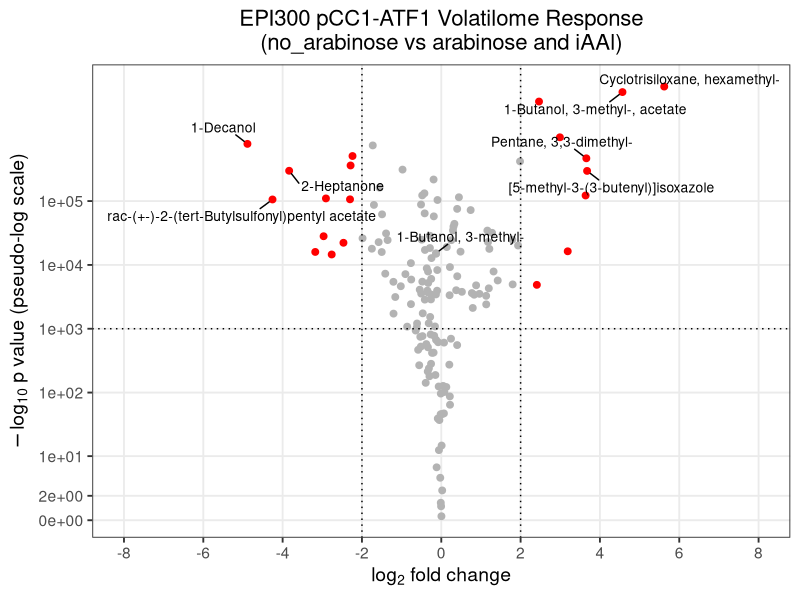
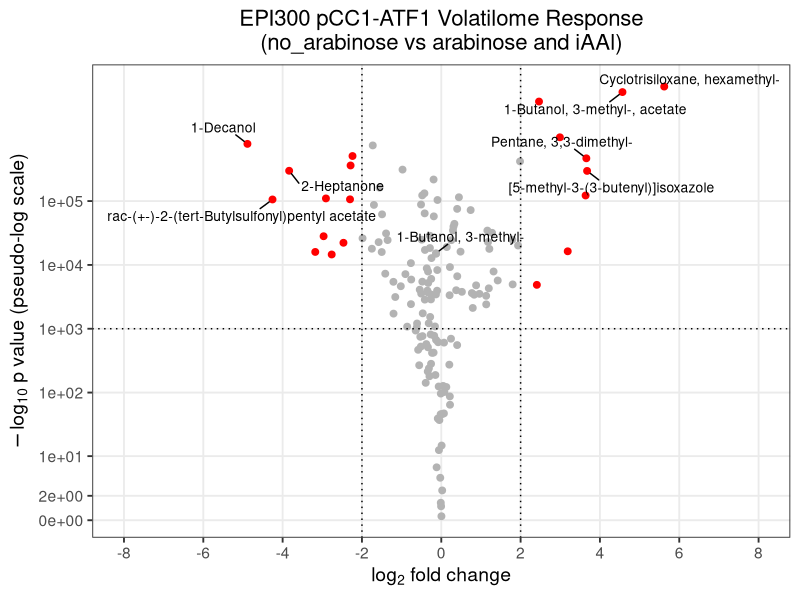

Generate these figures, in order, with R:
# ============================================================
# Volcano plot: EPI300_pCC1_ATF1 (Ara_iAAL vs noAra)
# Styled to match Met_EPPCC1_EPFOS_iAA_Volcano.png
# ============================================================

library(tidyverse)   # dplyr, ggplot2, readr
library(ggrepel)     # non-overlapping labels with leader lines

# ---- 1. Load data -------------------------------------------------
# Expects a CSV with columns: Compound, EPI300_pCC1_ATF1_noAra, EPI300_pCC1_ATF1_Ara_iAAL
df <- read_csv("EPI300_pCC1_ATF1_noAraAraiAAlODCla.csv", show_col_types = FALSE) %>%
  filter(Compound != "0", !is.na(EPI300_pCC1_ATF1_noAra), !is.na(EPI300_pCC1_ATF1_Ara_iAAL))

# ---- 2. Fold change -------------------------------------------------
total_noAra <- sum(df$EPI300_pCC1_ATF1_noAra)
total_AraiAAL   <- sum(df$EPI300_pCC1_ATF1_Ara_iAAL)

df <- df %>%
  mutate(
    prop_noAra   = EPI300_pCC1_ATF1_noAra   / total_noAra,
    prop_AraiAAL = EPI300_pCC1_ATF1_Ara_iAAL / total_AraiAAL,
    log2FC       = log2(prop_AraiAAL / prop_noAra)
  )

# ---- 3. Significance ------------------------------------------------
# NOTE: this dataset has ONE measurement per compound per condition (no
# biological replicates), so a textbook p-value isn't really available.
# As a stand-in, this uses a two-proportion z-test of each compound's
# share of the total signal in Ara_iAAL vs noAra. Treat these p-values as a
# rough, exploratory ranking, NOT true biological significance — with
# replicate data, swap this block out for a proper t-test/limma/DESeq2 call.
#
# IMPORTANT: with counts in the hundreds of millions, pnorm() underflows
# to exactly 0 for most points (-log10(0) = Inf). Compute in log-space
# with log.p = TRUE instead, which stays finite and preserves ranking.
df <- df %>%
  rowwise() %>%
  mutate(
    p_pool    = (EPI300_pCC1_ATF1_noAra + EPI300_pCC1_ATF1_Ara_iAAL) / (total_noAra + total_AraiAAL),
    se        = sqrt(p_pool * (1 - p_pool) * (1/total_noAra + 1/total_AraiAAL)),
    z         = (prop_AraiAAL - prop_noAra) / se,
    log_p_one_tail = pnorm(-abs(z), log.p = TRUE),           # natural log, one-tailed
    neglog10p_raw  = -(log_p_one_tail + log(2)) / log(10)    # two-tailed, base-10, finite
  ) %>%
  ungroup()

# ---- 4. Y-axis scale --------------------------------------------------
# The raw values above span an enormous range (roughly 0 to several
# hundred thousand) — a huge-N artifact, not real biological signal
# (flagged earlier). A hard cap just pins everything to one flat line.
# Instead, plot on a "pseudo-log" scale: it behaves like log10 for large
# values but stays linear near zero, so points spread out across the
# panel instead of stacking at a ceiling. No capping/clipping of values
# needed — every point keeps its true relative position.
df <- df %>% mutate(neglog10p = neglog10p_raw)

# ---- 5. Flag significant hits ---------------------------------------
fc_cutoff <- 2       # |log2FC| threshold (dotted vertical lines at -2, 2)
p_cutoff  <- 1000     # -log10(p) threshold (dotted horizontal line at 1e3)

df <- df %>%
  mutate(significant = abs(log2FC) > fc_cutoff & neglog10p_raw > p_cutoff)

# Compounds that should always be labeled, regardless of significance
forced_labels <- c("1-Butanol, 3-methyl-")

# Only label a handful of the most extreme hits (by fold change, among
# significant points) so labels stay legible instead of overlapping.
top_labels <- df %>%
  filter(significant, !(Compound %in% forced_labels)) %>%
  distinct(Compound, .keep_all = TRUE) %>%
  slice_max(abs(log2FC), n = 8, with_ties = FALSE) %>%
  pull(Compound)

top_labels <- c(forced_labels, top_labels)

df <- df %>% mutate(label = ifelse(Compound %in% top_labels, Compound, NA))

# ---- 6. Plot ----------------------------------------------------------
p <- ggplot(df, aes(x = log2FC, y = neglog10p)) +
  geom_point(aes(color = significant), size = 2, show.legend = FALSE) +
  scale_color_manual(values = c(`TRUE` = "red", `FALSE` = "grey70")) +
  geom_vline(xintercept = c(-fc_cutoff, fc_cutoff), linetype = "dotted") +
  geom_hline(yintercept = p_cutoff, linetype = "dotted") +
  geom_text_repel(
    aes(label = label),
    size = 3.5,
    max.overlaps = Inf,
    segment.color = "black",
    box.padding = 0.5,
    point.padding = 0.3,
    min.segment.length = 0,
    force = 2,
    seed = 42
  ) +
  scale_y_continuous(
    trans = scales::pseudo_log_trans(base = 10),
    breaks = c(0, 2, 10, 100, 1000, 10000, 100000)
  ) +
  scale_x_continuous(limits = c(-8, 8), breaks = seq(-8, 8, 2)) +
  labs(
    title = "EPI300 pCC1-ATF1 Volatilome Response\n(no_arabinose vs arabinose and iAAl)",
    x = expression(log[2]~fold~change),
    y = expression(-log[10]~p~value~"(pseudo-log scale)")
  ) +
  theme_bw(base_size = 14) +
  theme(
    plot.title = element_text(hjust = 0.5, size = 16),
    panel.grid.minor = element_blank(),
    axis.title = element_text(size = 14)
  )

print(p)

ggsave("EPI300_ATF1_noAraAraiAAl.png", p, width = 10, height = 8, dpi = 300)
